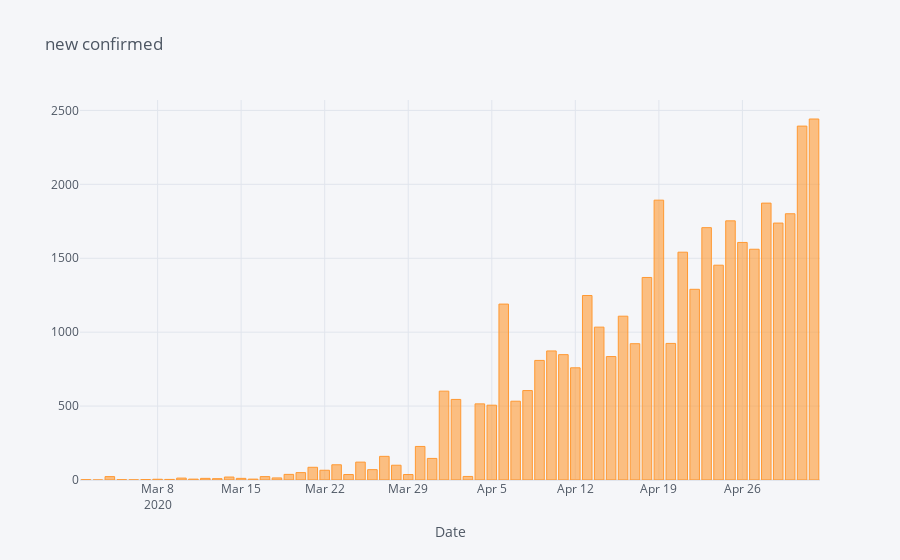

Here is the notebook cell this chart was saved with:
### Code cell
india_covid[40:].iplot(x = 'Date', y = 'new_confirmed', kind= 'bar', xTitle='Date', title = 'new confirmed')

### Figure 1 — Plotly figure (JSON) as saved in the notebook; plotly's stock layout.template omitted (floating-point values rounded to 4 significant figures)
{"data": [{"marker": {"color": "rgba(255, 153, 51, 0.6)", "line": {"color": "rgba(255, 153, 51, 1.0)", "width": 1}}, "name": "new_confirmed", "orientation": "v", "text": "", "type": "bar", "x": ["2020-03-02", "2020-03-03", "2020-03-04", "2020-03-05", "2020-03-06", "2020-03-07", "2020-03-08", "2020-03-09", "2020-03-10", "2020-03-11", "2020-03-12", "2020-03-13", "2020-03-14", "2020-03-15", "2020-03-16", "2020-03-17", "2020-03-18", "2020-03-19", "2020-03-20", "2020-03-21", "2020-03-22", "2020-03-23", "2020-03-24", "2020-03-25", "2020-03-26", "2020-03-27", "2020-03-28", "2020-03-29", "2020-03-30", "2020-03-31", "2020-04-01", "2020-04-02", "2020-04-03", "2020-04-04", "2020-04-05", "2020-04-06", "2020-04-07", "2020-04-08", "2020-04-09", "2020-04-10", "2020-04-11", "2020-04-12", "2020-04-13", "2020-04-14", "2020-04-15", "2020-04-16", "2020-04-17", "2020-04-18", "2020-04-19", "2020-04-20", "2020-04-21", "2020-04-22", "2020-04-23", "2020-04-24", "2020-04-25", "2020-04-26", "2020-04-27", "2020-04-28", "2020-04-29", "2020-04-30", "2020-05-01", "2020-05-02"], "y": [2, 0, 23, 2, 1, 3, 5, 4, 13, 6, 11, 9, 20, 11, 6, 23, 14, 38, 50, 86, 66, 103, 37, 121, 70, 160, 100, 37, 227, 146, 601, 545, 24, 515, 506, 1190, 533, 605, 809, 873, 848, 759, 1248, 1034, 835, 1108, 922, 1370, 1893, 924, 1541, 1290, 1707, 1453, 1753, 1607, 1561, 1873, 1738, 1801, 2394, 2442]}], "layout": {"legend": {"bgcolor": "#F5F6F9", "font": {"color": "#4D5663"}}, "paper_bgcolor": "#F5F6F9", "plot_bgcolor": "#F5F6F9", "title": {"font": {"color": "#4D5663"}, "text": "new confirmed"}, "xaxis": {"gridcolor": "#E1E5ED", "showgrid": true, "tickfont": {"color": "#4D5663"}, "title": {"font": {"color": "#4D5663"}, "text": "Date"}, "zerolinecolor": "#E1E5ED"}, "yaxis": {"gridcolor": "#E1E5ED", "showgrid": true, "tickfont": {"color": "#4D5663"}, "title": {"font": {"color": "#4D5663"}, "text": ""}, "zerolinecolor": "#E1E5ED"}}}
